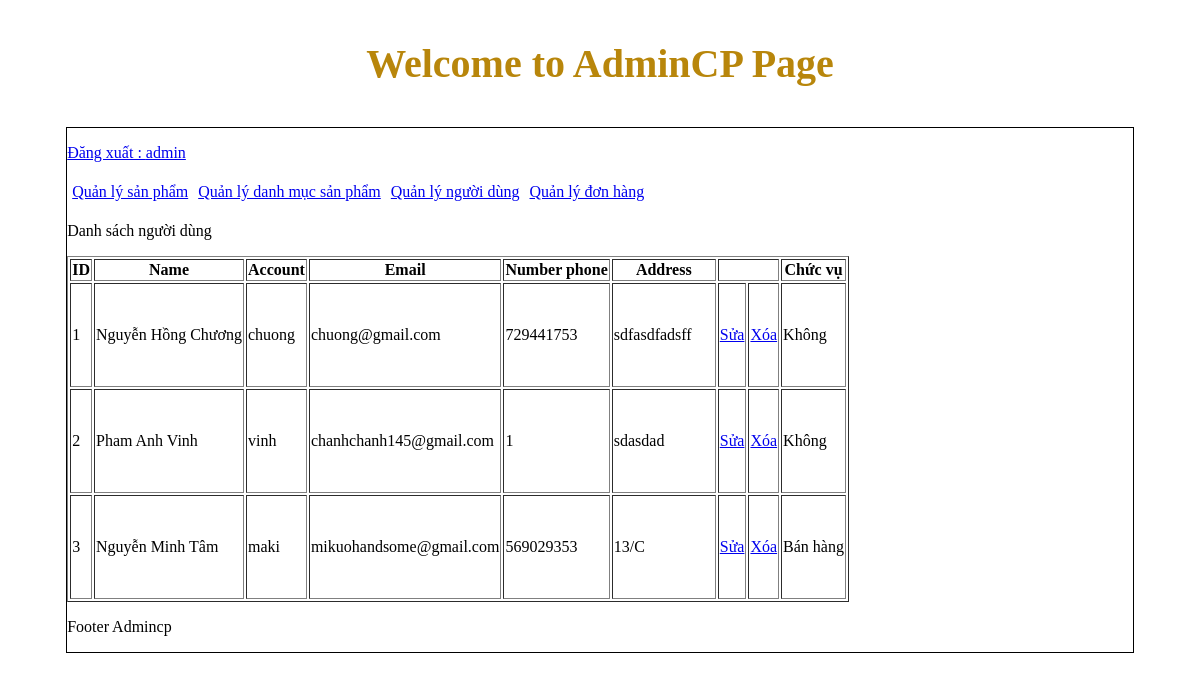
The page /admincp/index.php?action=quanlynguoidung&query=them (signed in) on the database its author committed.
### tables this page shows
CREATE TABLE `tbl_dangky` (
  `id_khachhang` int(11) NOT NULL,
  `hovaten` varchar(250) NOT NULL,
  `taikhoan` varchar(100) NOT NULL,
  `matkhau` varchar(100) NOT NULL,
  `sodienthoai` int(11) NOT NULL,
  `email` varchar(100) NOT NULL,
  `diachi` text NOT NULL,
  `chucvu` int(11) NOT NULL DEFAULT '0'
);

### admincp/modules/quanlynguoidung/lietke.php (the view)
<?php
    $sql_lietke_nguoidung="SELECT * FROM tbl_dangky ORDER BY id_khachhang DESC";
    $result_lietke_nguoidung= mysqli_query($connect,$sql_lietke_nguoidung);
?>
<p>Danh sách người dùng</p>
<table border="1">
    <tr>
        <th>ID</th>
        <th>Name </th>
        <th>Account</th>
        <th>Email</th>
        <th>Number phone</th>
        <th>Address</th>
        <th colspan="2"></th>
        <th>Chức vụ</th>
    </tr>
        <?php
            $i=0;
            while($row=mysqli_fetch_array($result_lietke_nguoidung)){
            $i++;
        ?>
    <tr>
        <td style="height:100px;"> <?php echo $i ?></td>
        <td> <?php echo $row ['hovaten']?></td>
        <td> <?php echo $row ['taikhoan']?></td>
        <td> <?php echo $row ['email']?></td>
        <td> <?php echo $row ['sodienthoai']?></td>
        <td style="width:100px;"> <?php echo $row ['diachi']?></td>
        <td>
                <a href="?action=quanlynguoidung&query=sua&idnguoidung=<?php echo $row['id_khachhang'] ?>"> Sửa </a>
        </td>
        <td>
                <a href="modules/quanlynguoidung/xuly.php?idnguoidung=<?php echo $row['id_khachhang']?>">Xóa</a>
        </td>
        <td><?php if($row['chucvu']==1){
            echo "Bán hàng";
     }else{
            echo "Không";
     }?>
     </td>
    </tr>
        <?php
            }
        ?>
</table>

### rows shown on the page
tbl_dangky: hovaten "Nguyễn Hồng Chương", taikhoan "chuong", email "chuong@gmail.com", sodienthoai "729441753", diachi "sdfasdfadsff", chucvu "Không"
tbl_dangky: hovaten "Pham Anh Vinh", taikhoan "vinh", email "chanhchanh145@gmail.com", sodienthoai "1", diachi "sdasdad", chucvu "Không"
tbl_dangky: hovaten "Nguyễn Minh Tâm", taikhoan "maki", email "mikuohandsome@gmail.com", sodienthoai "569029353", diachi "13/C", chucvu "Bán hàng"

### other values the page prints
$_SESSION['dangnhap'] "admin"
